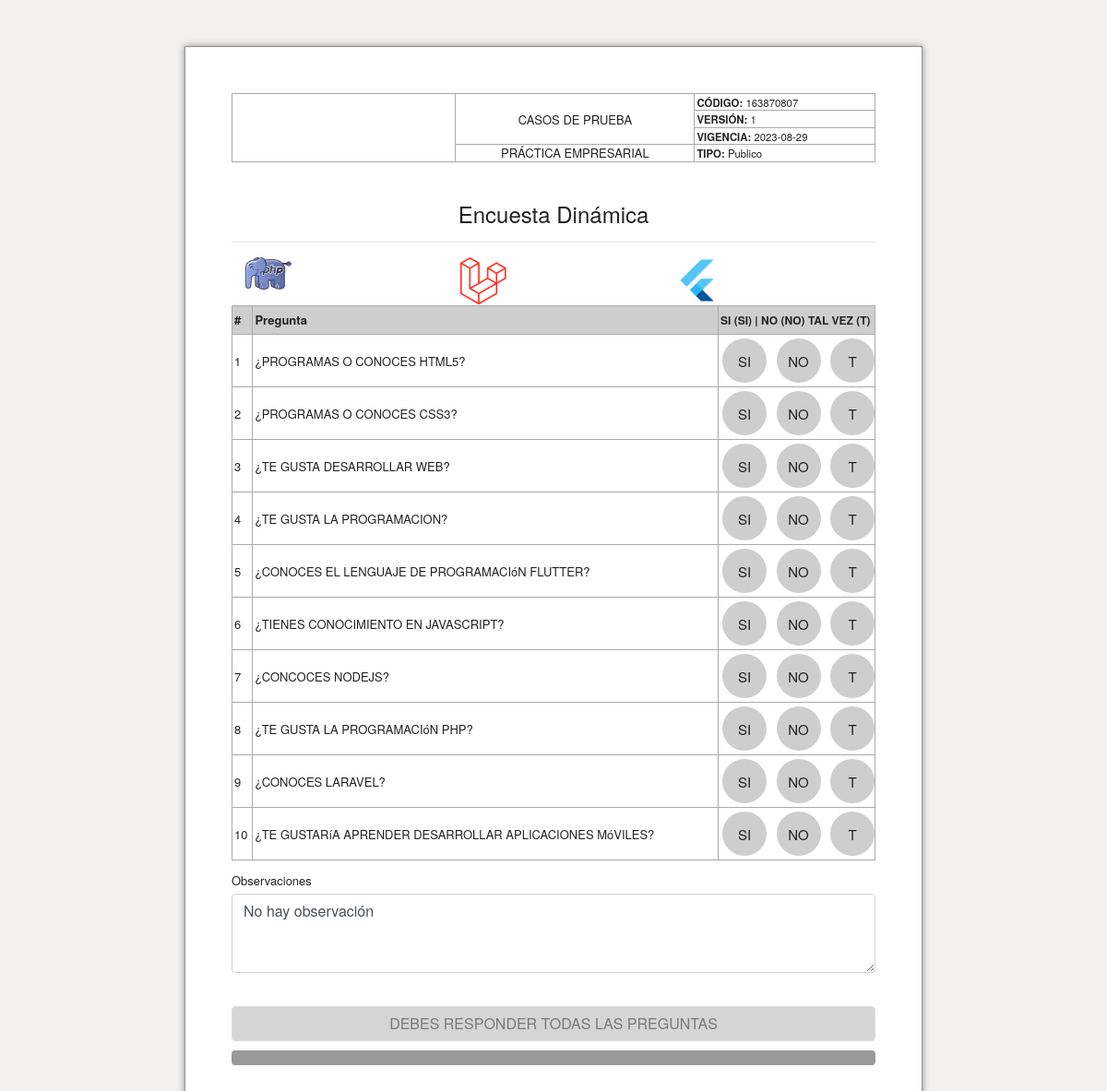
The page / on the database its author committed.
### tables this page shows
CREATE TABLE `preguntas` (
  `id` int(10) UNSIGNED NOT NULL,
  `pregunta` varchar(150) NOT NULL,
  `estatus` int(2) NOT NULL DEFAULT 1
);

### index.php (the view, shortened to what this page needs)
<!DOCTYPE html>
<html lang="es">
<head>
<link rel="stylesheet" href="https://cdn.jsdelivr.net/npm/bootstrap@4.6.2/dist/css/bootstrap.min.css">
<link rel="stylesheet" href="assets/css/encuesta.css">
</head>
<body class="loader">
<div id="mainForm">
    <div id="megadiv2">
        <table id="header">
            <tbody>
                <tr>
                    <td rowspan="4" style="text-align:center"><img src="" class="logo" alt=""></td>
                    <td rowspan="3" class="text-center text-bold">CASOS DE PRUEBA</td>
                    <td><small><strong>CÓDIGO:</strong> <span id="codigo"><?php echo rand(); ?></span></small></td>
                </tr>
                <tr>
                    <td><small><strong>VERSIÓN:</strong> <?php echo '1'; ?></small></td>
                </tr>
                <tr>
                    <td><small><strong>VIGENCIA:</strong> <?php echo date('Y-m-d'); ?></small></td>
                </tr>
                <tr>
                    <td class="text-center text-bold">PRÁCTICA EMPRESARIAL</td>
                    <td><small><strong>TIPO:</strong> <?php echo 'Publico'; ?></small></td>
                </tr>
            </tbody>
        </table>
        <?php
        include('config.php');
        $sqlPreguntas = ("SELECT * FROM preguntas WHERE estatus='1'");
        $query = mysqli_query($con, $sqlPreguntas);
        $arrayRespuestas = array(
                "SI" => "SI",
                "NO" => "NO",
                "Tal_vez" => "T"
            );
        ?>
        <br><br>
        <h4 class="text-center">Encuesta Dinámica <hr></h1>
        <div class="container">
            <div class="row">
                <div class="col-sm">
                    <img src="assets/imgs/php.png" class="img-fluid" id="withImg" alt="php">
                </div>
                <div class="col-sm">
                    <img src="assets/imgs/larav.png" class="img-fluid" id="withImg" alt="larav">
                </div>
                <div class="col-sm">
                <img src="assets/imgs/flutter.png" class="img-fluid" id="withImg" alt="flutter">
                </div>
            </div>
        </div>
    <form id="formFormatoGS" onsubmit="savedEncuesta();return(false);">
        <table class="space padding-sm">
            <thead>
                <tr id="cabecera">
                    <th>#</th>
                    <th>Pregunta </th>
                    <th style="font-size:12px">SI (SI) | NO (NO) TAL VEZ (T)</th>
                </tr>
            </thead>
            <tbody>
            <?php
                while ($dataRow = mysqli_fetch_array($query)) { ?>
                    <tr id="pregunta_<?php echo $dataRow['id']; ?>">
                        <td><?php echo $dataRow['id']; ?></td>
                        <td><?php echo strtoupper($dataRow['pregunta']); ?></td>
                        <td width="170">
                        <p class="conteFlex">
                            <?php
                                foreach ($arrayRespuestas as $clave => $valor){ ?>
                                    <span class="class_<?php echo $dataRow['id']; ?>" id="spanId_<?php echo $dataRow['id']. '_'.$clave; ?>" onclick="respuesta('<?php echo $dataRow['id']; ?>','<?php echo $clave; ?>')">
                                        <label for="idResp_<?php echo $dataRow['id'].$clave; ?>">
                                            <?php echo ($valor); ?>
                                        </label>
                                    </span>
                            <?php } ?>
                        </p>
                        </td>
                    </tr>
                <?php } ?>
            </tbody>
        </table>
                <div class="form-group">
                <label for="observacion">Observaciones</label>
                <textarea name="observacion" class="form-control" rows="3">No hay observación</textarea>
                </div>
            <button type="submit" class="btn btn-primary" id="btnSend">DEBES RESPONDER TODAS LAS PREGUNTAS</button>
    </form>
        <div class="progress">
        </div>
    </div>
</div>
</body>
</html>

### assets/css/encuesta.css (style rules this page uses)
body { background-color: #f2f1f0; color: #222; }
body, textarea, input { color: #222; font: 13px/1 "Helvetica Neue",Arial,sans-serif; }
#mainForm { width: 750px; max-width: 800px; margin: 50px auto; background-color: #fff; box-shadow: 0 0 7px #888; padding: 50px; border: 1px solid #929394; min-height: 900px; }
#mainForm { width: 800px; max-width: 800px; margin: 50px auto; background-color: #fff; box-shadow: 0 0 7px #888; padding: 50px; border: 1px solid #929394; min-height: 900px; }
.conteFlex { margin: 2px; width: 100%; display: flex; justify-content: space-between; }
.conteFlex span { background-color: #cecece; width: 3rem; height: 3rem; border-radius: 50%; display: block; justify-content: center; align-items: center; text-align: center; font-size: 15px; padding: 17px 0px; }
.btn-primary { width: 100%; color: #fff; background-color: #218838; border-color: #1e7e34; margin-top:20px }
.btn.disabled, .btn[disabled], fieldset[disabled] .btn { width: 100%; color: #333; background-color: silver !important; border-color: #ccc !important; }
.form-group { margin-top: 15px !important; }
#cabecera { background-color: #cecece; line-height: 2; }
table { border-collapse: collapse; border-spacing: 0; width: 100%; background-color: transparent; }
td, th { padding: 2px; border: 1px solid #aaa !important; }
.progress { margin-top:10px; background-color: #999 !important; }
#withImg { display: flex; justify-content: space-around; height: auto; max-width: 50px !important; }

### rows shown on the page
preguntas: id "1", pregunta "¿PROGRAMAS O CONOCES HTML5?", valor "SI", valor "NO", valor "T"
preguntas: id "2", pregunta "¿PROGRAMAS O CONOCES CSS3?", valor "SI", valor "NO", valor "T"
preguntas: id "3", pregunta "¿TE GUSTA DESARROLLAR WEB?", valor "SI", valor "NO", valor "T"
preguntas: id "4", pregunta "¿TE GUSTA LA PROGRAMACION?", valor "SI", valor "NO", valor "T"
preguntas: id "5", pregunta "¿CONOCES EL LENGUAJE DE PROGRAMACIóN FLUTTER?", valor "SI", valor "NO", valor "T"
preguntas: id "6", pregunta "¿TIENES CONOCIMIENTO EN JAVASCRIPT?", valor "SI", valor "NO", valor "T"
preguntas: id "7", pregunta "¿CONCOCES NODEJS?", valor "SI", valor "NO", valor "T"
preguntas: id "8", pregunta "¿TE GUSTA LA PROGRAMACIóN PHP?", valor "SI", valor "NO", valor "T"
preguntas: id "9", pregunta "¿CONOCES LARAVEL?", valor "SI", valor "NO", valor "T"
preguntas: id "10", pregunta "¿TE GUSTARíA APRENDER DESARROLLAR APLICACIONES MóVILES?", valor "SI", valor "NO", valor "T"
